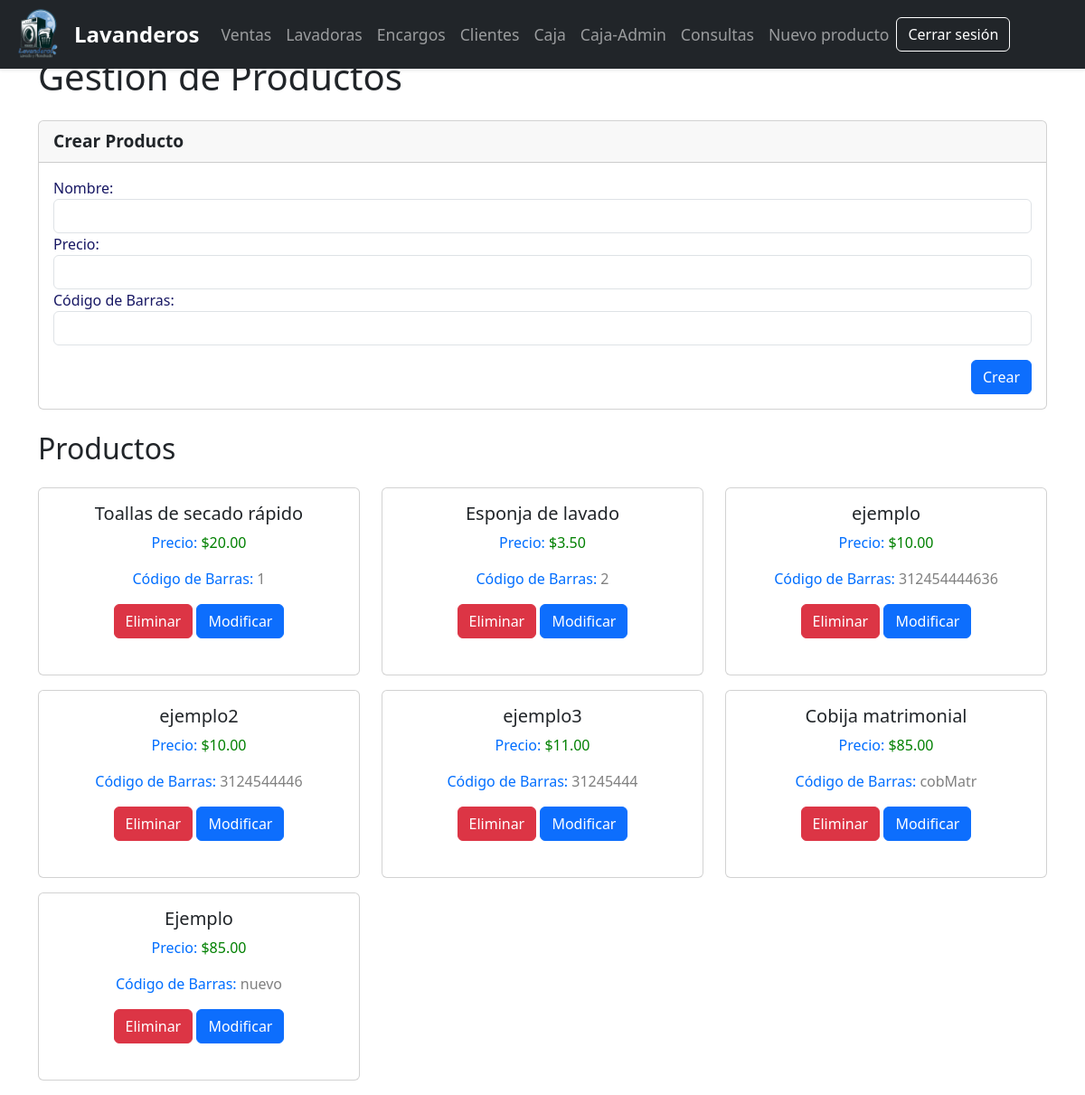
The app's page /crear_producto/ (signed in), older data.
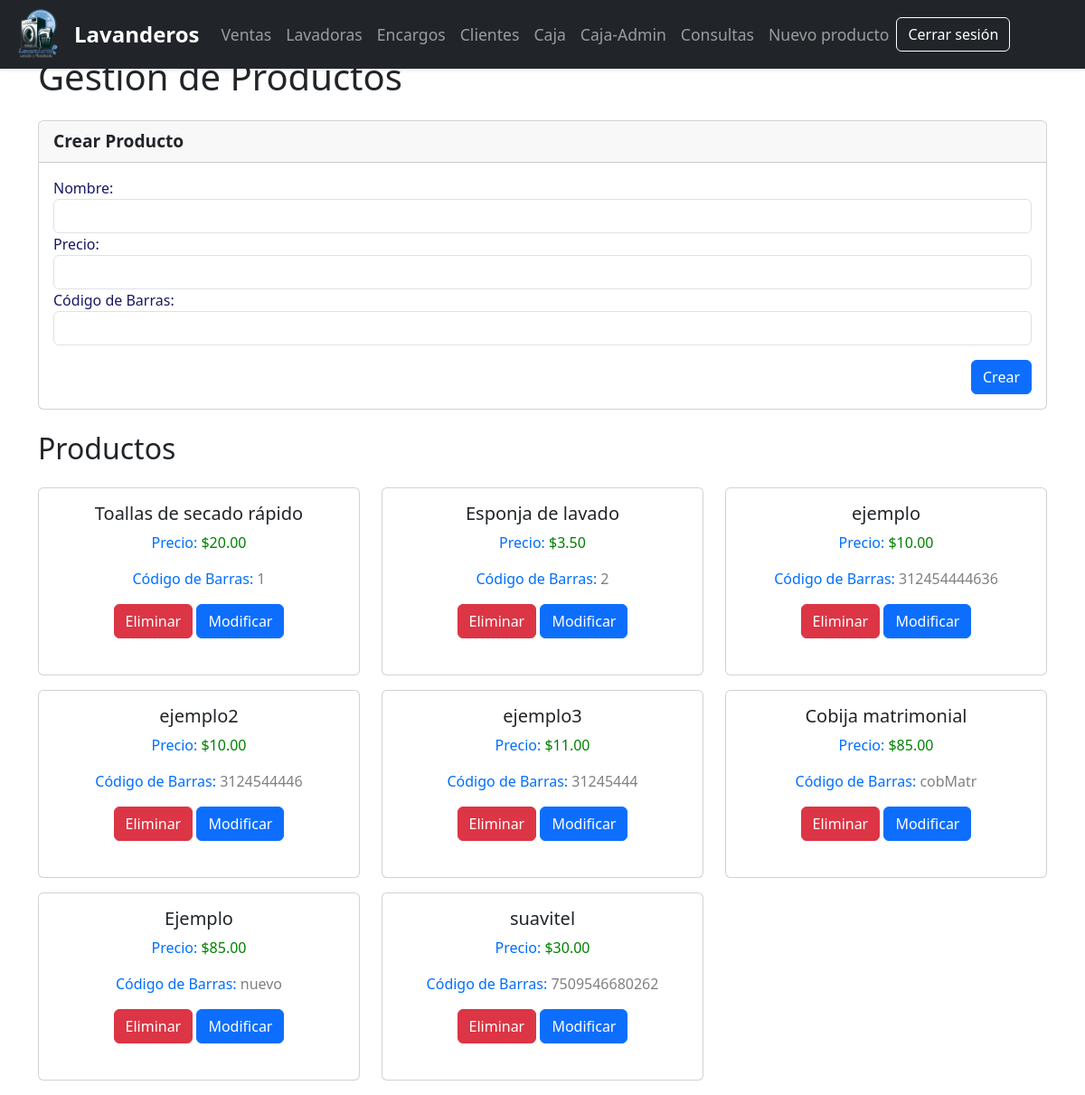
The same page, newer data.
### pos/models.py (models this page shows)
class Producto(models.Model):
    nombre = models.CharField(max_length=100)
    precio = models.DecimalField(max_digits=10, decimal_places=2)
    codigo_barras = models.CharField(max_length=100)

### pos/decorators.py (the view)
    def _wrapped_view(request, *args, **kwargs):
        if not request.user.is_superuser:
            return HttpResponseForbidden("No tienes permiso para acceder a esta página.")
        return view_func(request, *args, **kwargs)

### pos/views.py (called while the page is built)
@superusuario_required
def crear_producto(request):
    productos = Producto.objects.all()
    if request.method == 'POST':
        nombre = request.POST.get('nombre')
        precio = request.POST.get('precio')
        codigo_barras = request.POST.get('codigo_barras')
        producto = Producto(nombre=nombre, precio=precio, codigo_barras=codigo_barras)
        producto.save()
        return redirect('crear_producto')
    else:
        return render(request, 'producto.html', {'productos': productos})

### pos/templates/producto.html (shortened to what this page needs)
<!DOCTYPE html>
<html lang="es">
<head>
</head>
<body>
    {% include 'layouts/navbar.html' %}
    <div class="container mt-7">
        <h1 class="mt-5 mb-4">Gestión de Productos</h1>
        <div class="card mb-4">
            <div class="card-header color-blue">Crear Producto</div>
            <div class="card-body">
                <form action="{% url 'crear_producto' %}" method="post">
                    <div class="form-group blue">
                        <label for="nombre">Nombre:</label>
                        <input type="text" class="form-control" id="nombre" name="nombre" required>
                    </div>
                    <div class="form-group blue">
                        <label for="precio">Precio:</label>
                        <input type="number" class="form-control" id="precio" name="precio" step="0.01" required>
                    </div>
                    <div class="form-group mb-3 blue">
                        <label for="codigo_barras">Código de Barras:</label>
                        <input type="text" class="form-control" id="codigo_barras" name="codigo_barras" >
                    </div>
                    <div class="text-end">
                    <button type="submit" class="btn btn-primary">Crear</button>
                    </div>
                </form>
            </div>
        </div>
        <h2 class="mb-4">Productos</h2>
        <div class="row">
            {% for producto in productos %}
            <div class="col-md-4 mb-3">
                <div class="card">
                    <div class="card-body text-center mb-4 ">
                        <h5 class="card-title">{{ producto.nombre }}</h5>
                        <p class="card-text">
                            <span class="color-price">Precio: </span>
                            <span class="color-green">${{ producto.precio }}</span>
                        </p>
                        <p class="card-text">
                            <span class="color-price">Código de Barras: </span>
                            <span class="color-grey">{{ producto.codigo_barras }}</span>
                        </p>
                        <div class="text-center">
                        <button class="btn btn-danger" onclick="eliminarProducto({{ producto.id }})">Eliminar</button>
                        <button class="btn btn-primary modificar-producto">Modificar</button>
                        </div>
                    </div>
                </div>
            </div>
            {% endfor %}
        </div>
    </div>
</body>
</html>

Row changes from the older to the newer data that the page shows:
added Producto: nombre "suavitel", precio "30.00", codigo_barras "7509546680262"
